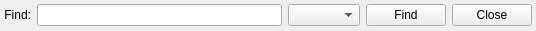
<?xml version="1.0" encoding="UTF-8"?>
<ui version="4.0">
 <class>FindAction</class>
 <widget class="QWidget" name="FindAction">
  <property name="geometry">
   <rect>
    <x>0</x>
    <y>0</y>
    <width>536</width>
    <height>31</height>
   </rect>
  </property>
  <property name="windowTitle">
   <string>Form</string>
  </property>
  <layout class="QHBoxLayout" name="horizontalLayout" stretch="0,1,0,0,0">
   <property name="margin">
    <number>4</number>
   </property>
   <item>
    <widget class="QLabel" name="lblInfo">
     <property name="sizePolicy">
      <sizepolicy hsizetype="Preferred" vsizetype="Fixed">
       <horstretch>0</horstretch>
       <verstretch>0</verstretch>
      </sizepolicy>
     </property>
     <property name="text">
      <string>Find:</string>
     </property>
     <property name="alignment">
      <set>Qt::AlignRight|Qt::AlignTrailing|Qt::AlignVCenter</set>
     </property>
    </widget>
   </item>
   <item>
    <widget class="QNumberLineEdit" name="leText"/>
   </item>
   <item>
    <widget class="QComboBox" name="cbBase">
     <property name="sizePolicy">
      <sizepolicy hsizetype="Fixed" vsizetype="Fixed">
       <horstretch>0</horstretch>
       <verstretch>0</verstretch>
      </sizepolicy>
     </property>
     <property name="minimumSize">
      <size>
       <width>0</width>
       <height>0</height>
      </size>
     </property>
    </widget>
   </item>
   <item>
    <widget class="QPushButton" name="pbFind">
     <property name="text">
      <string>Find</string>
     </property>
    </widget>
   </item>
   <item>
    <widget class="QPushButton" name="pbClose">
     <property name="text">
      <string>Close</string>
     </property>
    </widget>
   </item>
  </layout>
 </widget>
 <customwidgets>
  <customwidget>
   <class>QNumberLineEdit</class>
   <extends>QLineEdit</extends>
   <header>qnumberlineedit.h</header>
  </customwidget>
 </customwidgets>
 <resources/>
 <connections/>
</ui>
